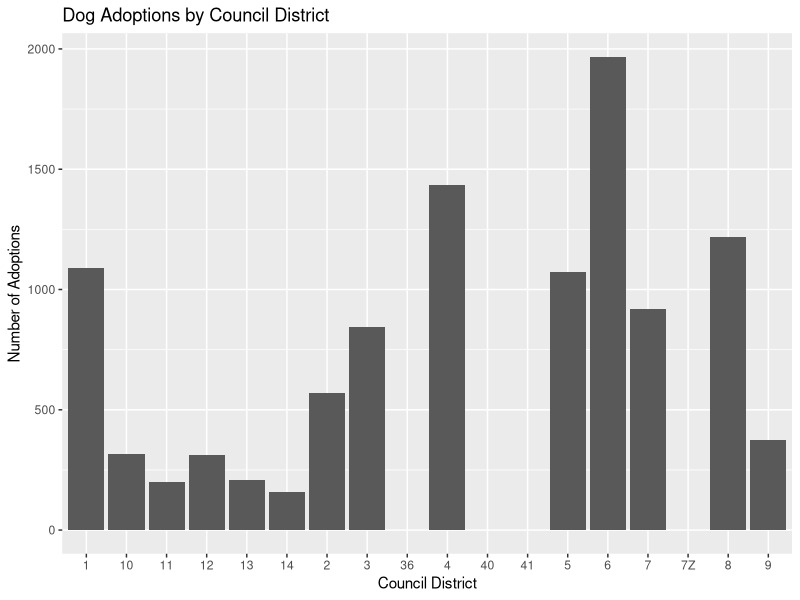

Recreate this plot in R. (Note: this script raises an error after producing the figure.)
## ---- chunk 1
# Do not modify this chunk.
knitr::opts_chunk$set(echo = TRUE, warning = FALSE, message = FALSE)
library(ggplot2)
library(dplyr)
library(readr)
## ---- chunk 2
readr::read_csv("week18_dallas_animals.csv")%>%
  head(n = 5)
dog <- read_csv("week18_dallas_animals.csv")
## ---- chunk 3
#Code for dataframe dimensions
print(dim(dog))
## ---- chunk 4
#finding number of total adoptions per district in the data frame
dog_adoptions <- dog %>%
  filter(outcome_type == "ADOPTION") %>% 
  group_by(council_district) %>% 
  summarize(
    n_adoptions = n()
  )

# Now let's create the plot
ggplot(data = dog_adoptions, aes(x = council_district, y = n_adoptions)) +
  geom_bar(stat = "identity") +
  labs(x = "Council District", y = "Number of Adoptions") +
  ggtitle("Dog Adoptions by Council District")


## ---- chunk 5
#Making a duration variable using dplyr
dog_duration <- dog %>%
   mutate(intake_date = mdy(intake_date),
         outcome_date = mdy(outcome_date)) %>%
  mutate(duration = difftime(outcome_date, intake_date, units = "days")) %>%
  mutate(duration = as.vector(duration))

#Getting summary statistics for average duration
dog_duration_summary <- dog_duration %>%
  group_by(intake_type) %>%
  summarize(average_duration = mean(duration, na.rm = TRUE),
            sd_duration = sd(duration, na.rm = TRUE),
            count_types = n()) 

#Graphing violin plot (all data)
ggplot(dog_duration, aes(x = intake_type, y = duration)) +
  geom_violin() +
  theme_minimal(base_size = 8) +
  labs(x = "Intake Type", 
       y = "Duration of Stay", 
       title = "Shelter Intake Types and Durations in Dallas Animal Shelters in 2016 and 2017")

#Graphing bar graph, sd is larger than mean which means there is abnormal distributions
ggplot(dog_duration_summary) +
  geom_bar(aes(x = intake_type, y = average_duration), 
           stat = "identity") +
  geom_errorbar(aes(x = intake_type, 
                    ymin = average_duration - sd_duration, 
                    ymax = average_duration + sd_duration)) +
    labs(x = "Intake Type", 
       y = "Duration of Stay with Error Bars", 
       title = "Shelter Intake Types and Durations in Dallas Animal Shelters in 2016 and 2017")

#Graphing histograms, y scale is messed up because stray has many more observations than other groups
ggplot(dog_duration, aes(x = duration)) +
  geom_histogram() +
  facet_wrap(~intake_type) +
  labs(x = "Intake Type", 
       y = "Duration of Stay", 
       title = "Shelter Intake Duration Distrib in Dallas Animal Shelters in 2016 and 2017")
